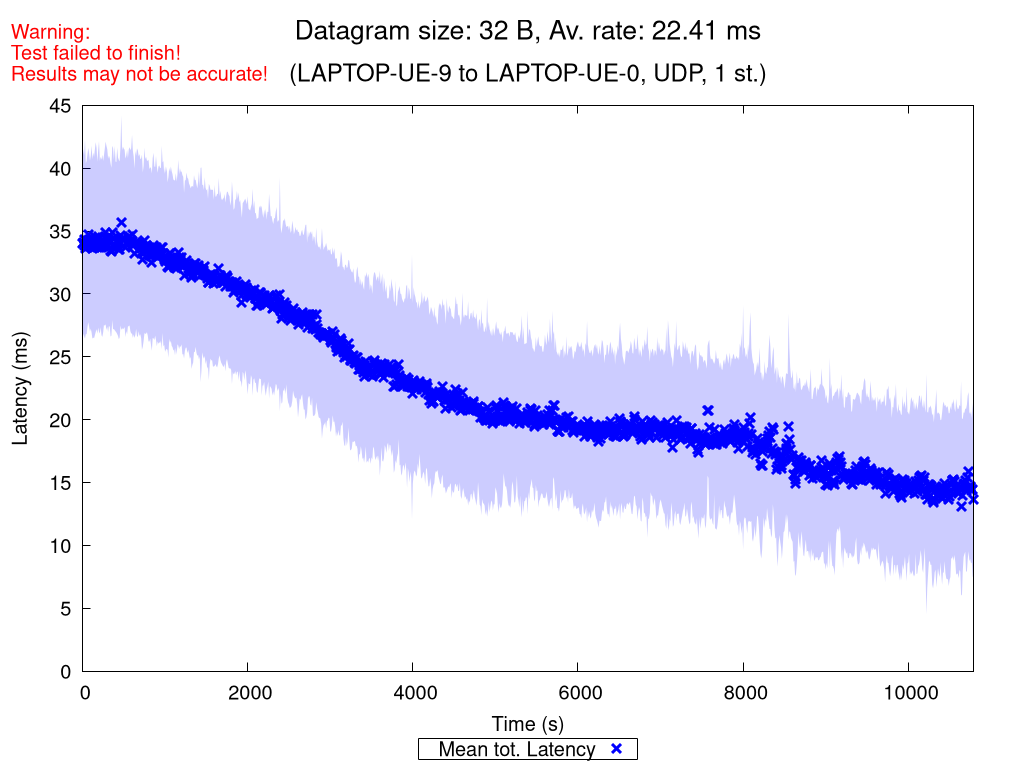

This figure's gnuplot source:
set terminal pngcairo nocrop enhanced size 1024,768 font "Verdana,15"
set output "UDP_1_st_2020_11_11_03-28-07_two2one_00032B.png"

set title "{/=20 Datagram size: 32 B, Av. rate: 22.41 ms}\n\n{/=18 (LAPTOP-UE-9 to LAPTOP-UE-0, UDP, 1 st.)}"
set label "Warning:\nTest failed to finish!\nResults may not be accurate!" at screen 0.01, screen 0.96 tc rgb "red"

set xlabel "Time (s)"
set ylabel "Latency (ms)"
set ytics nomirror
set key bmargin center horizontal box samplen 1 width -1
set bmargin 4.6
set rmargin 4.5

rf = 1.0  # rate factor
set style fill transparent solid 0.2 noborder
set autoscale xfix
plot "UDP_1_st_2020_11_11_03-28-07_two2one_00032B_iperf_processed.dat" using 1:($2/rf-$3/rf):($2/rf+$3/rf) with filledcurves lc rgb "blue" notitle, \
     "" using 1:($2/rf) with points pt 2 ps 1.5 lw 3 lc rgb "blue" title "Mean tot. Latency", \
